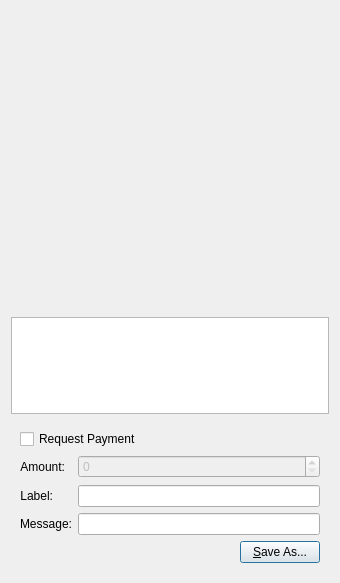
<?xml version="1.0" encoding="UTF-8"?>
<ui version="4.0">
 <class>QRCodeDialog</class>
 <widget class="QDialog" name="QRCodeDialog">
  <property name="geometry">
   <rect>
    <x>0</x>
    <y>0</y>
    <width>340</width>
    <height>583</height>
   </rect>
  </property>
  <property name="windowTitle">
   <string>QR Code Dialog</string>
  </property>
  <layout class="QVBoxLayout" name="verticalLayout_3">
   <item>
    <widget class="QLabel" name="lblQRCode">
     <property name="sizePolicy">
      <sizepolicy hsizetype="Expanding" vsizetype="Expanding">
       <horstretch>0</horstretch>
       <verstretch>0</verstretch>
      </sizepolicy>
     </property>
     <property name="minimumSize">
      <size>
       <width>300</width>
       <height>300</height>
      </size>
     </property>
     <property name="textFormat">
      <enum>Qt::PlainText</enum>
     </property>
     <property name="alignment">
      <set>Qt::AlignCenter</set>
     </property>
     <property name="wordWrap">
      <bool>true</bool>
     </property>
    </widget>
   </item>
   <item>
    <widget class="QPlainTextEdit" name="outUri">
     <property name="sizePolicy">
      <sizepolicy hsizetype="Expanding" vsizetype="Minimum">
       <horstretch>0</horstretch>
       <verstretch>0</verstretch>
      </sizepolicy>
     </property>
     <property name="minimumSize">
      <size>
       <width>0</width>
       <height>50</height>
      </size>
     </property>
     <property name="tabChangesFocus">
      <bool>true</bool>
     </property>
     <property name="textInteractionFlags">
      <set>Qt::TextSelectableByKeyboard|Qt::TextSelectableByMouse</set>
     </property>
    </widget>
   </item>
   <item>
    <widget class="QWidget" name="widget" native="true">
     <layout class="QVBoxLayout" name="verticalLayout_2">
      <item>
       <widget class="QCheckBox" name="chkReqPayment">
        <property name="enabled">
         <bool>true</bool>
        </property>
        <property name="text">
         <string>Request Payment</string>
        </property>
       </widget>
      </item>
      <item>
       <layout class="QFormLayout" name="formLayout">
        <property name="fieldGrowthPolicy">
         <enum>QFormLayout::AllNonFixedFieldsGrow</enum>
        </property>
        <item row="1" column="0">
         <widget class="QLabel" name="lblLabel">
          <property name="text">
           <string>Label:</string>
          </property>
          <property name="textFormat">
           <enum>Qt::PlainText</enum>
          </property>
          <property name="alignment">
           <set>Qt::AlignRight|Qt::AlignTrailing|Qt::AlignVCenter</set>
          </property>
          <property name="buddy">
           <cstring>lnLabel</cstring>
          </property>
         </widget>
        </item>
        <item row="1" column="1">
         <widget class="QLineEdit" name="lnLabel"/>
        </item>
        <item row="2" column="0">
         <widget class="QLabel" name="lblMessage">
          <property name="text">
           <string>Message:</string>
          </property>
          <property name="textFormat">
           <enum>Qt::PlainText</enum>
          </property>
          <property name="alignment">
           <set>Qt::AlignRight|Qt::AlignTrailing|Qt::AlignVCenter</set>
          </property>
          <property name="buddy">
           <cstring>lnMessage</cstring>
          </property>
         </widget>
        </item>
        <item row="2" column="1">
         <widget class="QLineEdit" name="lnMessage"/>
        </item>
        <item row="0" column="0">
         <widget class="QLabel" name="lblAmount">
          <property name="sizePolicy">
           <sizepolicy hsizetype="Preferred" vsizetype="Maximum">
            <horstretch>0</horstretch>
            <verstretch>0</verstretch>
           </sizepolicy>
          </property>
          <property name="minimumSize">
           <size>
            <width>0</width>
            <height>24</height>
           </size>
          </property>
          <property name="baseSize">
           <size>
            <width>0</width>
            <height>0</height>
           </size>
          </property>
          <property name="font">
           <font>
            <family>Lucida Grande</family>
           </font>
          </property>
          <property name="text">
           <string>Amount:</string>
          </property>
          <property name="textFormat">
           <enum>Qt::PlainText</enum>
          </property>
          <property name="alignment">
           <set>Qt::AlignRight|Qt::AlignTrailing|Qt::AlignVCenter</set>
          </property>
          <property name="margin">
           <number>0</number>
          </property>
          <property name="buddy">
           <cstring>lnReqAmount</cstring>
          </property>
         </widget>
        </item>
        <item row="0" column="1">
         <widget class="BitcoinAmountField" name="lnReqAmount">
          <property name="enabled">
           <bool>false</bool>
          </property>
          <property name="minimumSize">
           <size>
            <width>80</width>
            <height>0</height>
           </size>
          </property>
         </widget>
        </item>
       </layout>
      </item>
      <item>
       <layout class="QHBoxLayout" name="horizontalLayout">
        <item>
         <spacer name="horizontalSpacer">
          <property name="orientation">
           <enum>Qt::Horizontal</enum>
          </property>
          <property name="sizeHint" stdset="0">
           <size>
            <width>40</width>
            <height>20</height>
           </size>
          </property>
         </spacer>
        </item>
        <item>
         <widget class="QPushButton" name="btnSaveAs">
          <property name="text">
           <string>&amp;Save As...</string>
          </property>
         </widget>
        </item>
       </layout>
      </item>
     </layout>
    </widget>
   </item>
  </layout>
 </widget>
 <customwidgets>
  <customwidget>
   <class>BitcoinAmountField</class>
   <extends>QSpinBox</extends>
   <header>bitcoinamountfield.h</header>
  </customwidget>
 </customwidgets>
 <resources/>
 <connections>
  <connection>
   <sender>chkReqPayment</sender>
   <signal>clicked(bool)</signal>
   <receiver>lnReqAmount</receiver>
   <slot>setEnabled(bool)</slot>
   <hints>
    <hint type="sourcelabel">
     <x>92</x>
     <y>285</y>
    </hint>
    <hint type="destinationlabel">
     <x>98</x>
     <y>311</y>
    </hint>
   </hints>
  </connection>
 </connections>
</ui>
